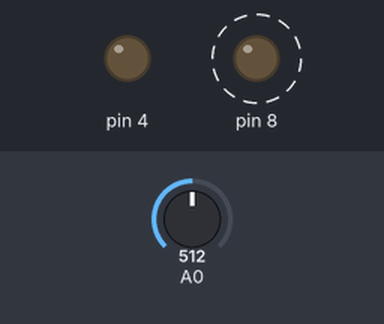
A sketch run on a simulated Arduino Uno, built with avr-gcc and run on an emulated ATmega328P. Shown: output pins drawn as LEDs (lit = HIGH). Dashed ring = blinking. The inputs (shaded band) are chosen by the test bench; at power-on: A0 = 512. What the sketch prints to the serial monitor is not drawn.

Above: at 1.8 s.
1.9 s: A0 set to 520
At 2.6 s:
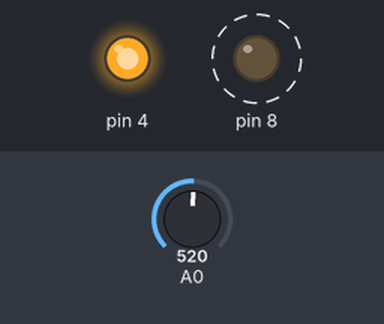
5.7 s: A0 set to 511
At 7.0 s:
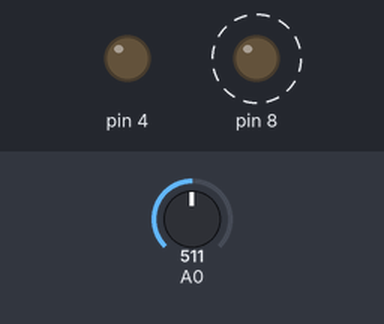
9.9 s: A0 set to 716
At 11.3 s:
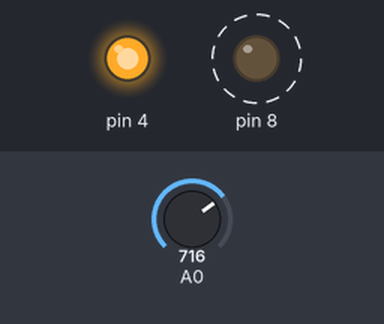
14.1 s: A0 set to 502
At 15.5 s:
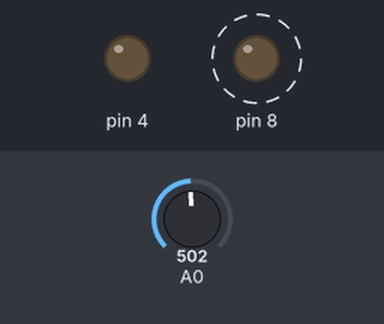
Timing chart, 0 to 19.3 s (numbered marks = the images above; inputs shaded):
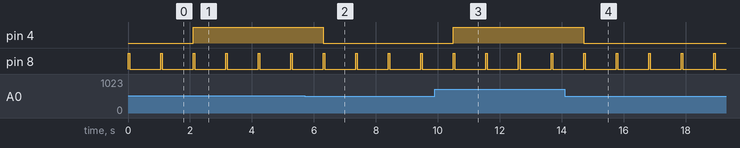

The sketch:

Slave-1.ino
```cpp
void setup()
{
  Serial.begin(9600);
  pinMode(8, OUTPUT);
  pinMode(4, OUTPUT);
  pinMode(A0, INPUT);
}

void loop()
{
  char value_1 = 'a';
  char value_2 = 'b';
  int analog_input = analogRead(A0);

  if (analog_input > 512) {
    digitalWrite(4, HIGH);
    digitalWrite(8, HIGH);
    Serial.print(value_1);
    delay(50);
    digitalWrite(8, LOW);
  } else {
    digitalWrite(4, LOW);
    digitalWrite(8, HIGH);
    Serial.print(value_2);
    delay(50);
    digitalWrite(8, LOW);
  }

  delay(1000);
}
```

Measured:
- the behaviour switches between 512 and 513 on A0 (found by bisection; images 0 and 1)
- after the input at 1.9 s, pin 4: LOW → HIGH after 0.20 s
- after the input at 5.7 s, pin 4: HIGH → LOW after 0.60 s
- after the input at 9.9 s, pin 4: LOW → HIGH after 0.60 s
- after the input at 14.1 s, pin 4: HIGH → LOW after 0.60 s
- by itself, pin 8: alternates HIGH for 0.05 s and LOW for 1.0 s
